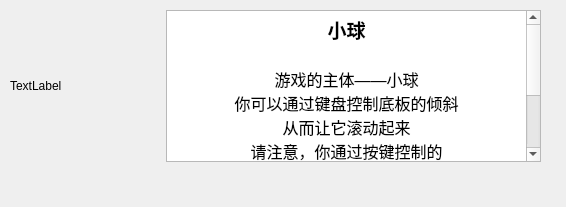
         <widget class="QWidget" name="page">
          <property name="geometry">
           <rect>
            <x>0</x>
            <y>0</y>
            <width>566</width>
            <height>207</height>
           </rect>
          </property>
          <attribute name="label">
           <string>小球</string>
          </attribute>
          <widget class="QWidget" name="horizontalLayoutWidget">
           <property name="geometry">
            <rect>
             <x>10</x>
             <y>10</y>
             <width>531</width>
             <height>152</height>
            </rect>
           </property>
           <layout class="QHBoxLayout" name="horizontalLayout_4">
            <item>
             <widget class="QLabel" name="ball_label">
              <property name="enabled">
               <bool>true</bool>
              </property>
              <property name="sizePolicy">
               <sizepolicy hsizetype="Fixed" vsizetype="Preferred">
                <horstretch>0</horstretch>
                <verstretch>0</verstretch>
               </sizepolicy>
              </property>
              <property name="minimumSize">
               <size>
                <width>150</width>
                <height>150</height>
               </size>
              </property>
              <property name="maximumSize">
               <size>
                <width>150</width>
                <height>150</height>
               </size>
              </property>
              <property name="text">
               <string>TextLabel</string>
              </property>
             </widget>
            </item>
            <item>
             <widget class="QTextEdit" name="textEdit_1">
              <property name="sizePolicy">
               <sizepolicy hsizetype="Preferred" vsizetype="Expanding">
                <horstretch>0</horstretch>
                <verstretch>0</verstretch>
               </sizepolicy>
              </property>
              <property name="html">
               <string>&lt;!DOCTYPE HTML PUBLIC &quot;-//W3C//DTD HTML 4.0//EN&quot; &quot;http://www.w3.org/TR/REC-html40/strict.dtd&quot;&gt;
&lt;html&gt;&lt;head&gt;&lt;meta name=&quot;qrichtext&quot; content=&quot;1&quot; /&gt;&lt;meta charset=&quot;utf-8&quot; /&gt;&lt;style type=&quot;text/css&quot;&gt;
p, li { white-space: pre-wrap; }
hr { height: 1px; border-width: 0; }
li.unchecked::marker { content: &quot;\2610&quot;; }
li.checked::marker { content: &quot;\2612&quot;; }
&lt;/style&gt;&lt;/head&gt;&lt;body style=&quot; font-family:'Microsoft YaHei UI'; font-size:9pt; font-weight:400; font-style:normal;&quot;&gt;
&lt;p align=&quot;center&quot; style=&quot; margin-top:0px; margin-bottom:0px; margin-left:0px; margin-right:0px; -qt-block-indent:0; text-indent:0px;&quot;&gt;&lt;span style=&quot; font-size:14pt; font-weight:700;&quot;&gt;小球&lt;/span&gt;&lt;/p&gt;
&lt;p align=&quot;center&quot; style=&quot;-qt-paragraph-type:empty; margin-top:0px; margin-bottom:0px; margin-left:0px; margin-right:0px; -qt-block-indent:0; text-indent:0px; font-size:14pt;&quot;&gt;&lt;br /&gt;&lt;/p&gt;
&lt;p align=&quot;center&quot; style=&quot; margin-top:0px; margin-bottom:0px; margin-left:0px; margin-right:0px; -qt-block-indent:0; text-indent:0px;&quot;&gt;&lt;span style=&quot; font-size:12pt;&quot;&gt;游戏的主体——小球&lt;/span&gt;&lt;/p&gt;
&lt;p align=&quot;center&quot; style=&quot; margin-top:0px; margin-bottom:0px; margin-left:0px; margin-right:0px; -qt-block-indent:0; text-indent:0px;&quot;&gt;&lt;span style=&quot; font-size:12pt;&quot;&gt;你可以通过键盘控制底板的倾斜&lt;/span&gt;&lt;/p&gt;
&lt;p align=&quot;center&quot; style=&quot; margin-top:0px; margin-bottom:0px; margin-left:0px; margin-right:0px; -qt-block-indent:0; text-indent:0px;&quot;&gt;&lt;span style=&quot; font-size:12pt;&quot;&gt;从而让它滚动起来&lt;/span&gt;&lt;/p&gt;
&lt;p align=&quot;center&quot; style=&quot; margin-top:0px; margin-bottom:0px; margin-left:0px; margin-right:0px; -qt-block-indent:0; text-indent:0px;&quot;&gt;&lt;span style=&quot; font-size:12pt;&quot;&gt;请注意，你通过按键控制的&lt;/span&gt;&lt;/p&gt;
&lt;p align=&quot;center&quot; style=&quot; margin-top:0px; margin-bottom:0px; margin-left:0px; margin-right:0px; -qt-block-indent:0; text-indent:0px;&quot;&gt;&lt;span style=&quot; font-size:12pt;&quot;&gt;其实是它的加速度&lt;/span&gt;&lt;/p&gt;
&lt;p align=&quot;center&quot; style=&quot; margin-top:0px; margin-bottom:0px; margin-left:0px; margin-right:0px; -qt-block-indent:0; text-indent:0px;&quot;&gt;&lt;span style=&quot; font-size:12pt;&quot;&gt;所以请务必小心&lt;/span&gt;&lt;/p&gt;
&lt;p align=&quot;center&quot; style=&quot; margin-top:0px; margin-bottom:0px; margin-left:0px; margin-right:0px; -qt-block-indent:0; text-indent:0px;&quot;&gt;&lt;span style=&quot; font-size:12pt;&quot;&gt;稍有不慎，这个小球就会脱离你的掌控&lt;/span&gt;&lt;/p&gt;
&lt;p align=&quot;center&quot; style=&quot;-qt-paragraph-type:empty; margin-top:0px; margin-bottom:0px; margin-left:0px; margin-right:0px; -qt-block-indent:0; text-indent:0px; font-size:12pt;&quot;&gt;&lt;br /&gt;&lt;/p&gt;
&lt;p style=&quot;-qt-paragraph-type:empty; margin-top:0px; margin-bottom:0px; margin-left:0px; margin-right:0px; -qt-block-indent:0; text-indent:0px;&quot;&gt;&lt;br /&gt;&lt;/p&gt;&lt;/body&gt;&lt;/html&gt;</string>
              </property>
             </widget>
            </item>
           </layout>
          </widget>
         </widget>
